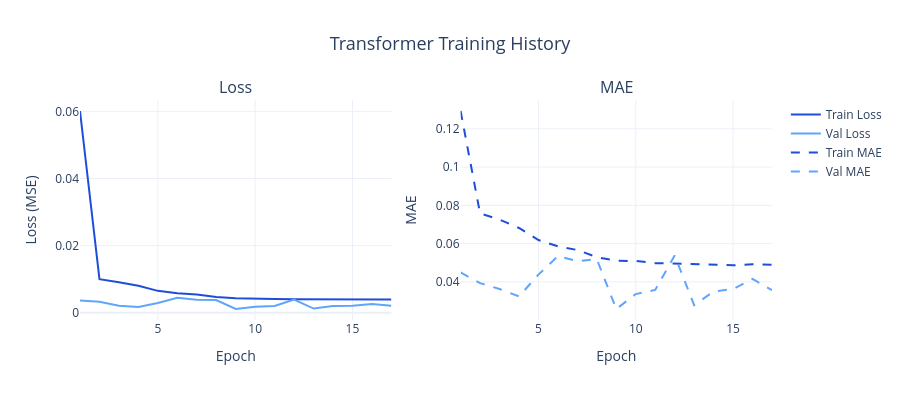
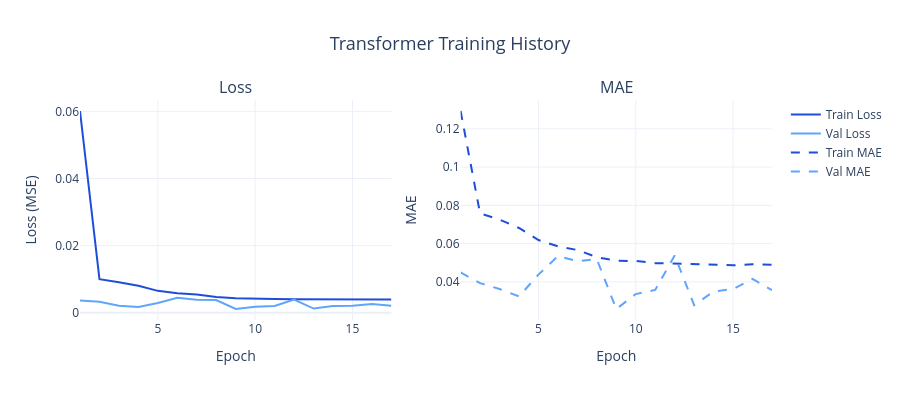

The cell these charts' notebook holds for them, in order:
### Markdown cell above
Comparing the Transformer's training curves against the LSTM's reveals architectural differences in practice: convergence speed (Transformers often converge faster), smoothness (attention-based models can exhibit more oscillation), and the extent to which validation loss tracks training loss (a proxy for generalization).

### Code cell
plots.plot_training_history(transformer_history.history, title='Transformer Training History')

### Figure 1 — Plotly figure (JSON) as saved in the notebook; plotly's stock layout.template omitted (floating-point values rounded to 4 significant figures)
{"data": [{"line": {"color": "#1D4ED8", "width": 2}, "mode": "lines", "name": "Train Loss", "type": "scatter", "x": [1, 2, 3, 4, 5, 6, 7, 8, 9, 10, 11, 12, 13, 14, 15, 16, 17], "xaxis": "x", "y": [0.0601, 0.01, 0.009082, 0.008038, 0.006537, 0.005831, 0.00547, 0.004712, 0.004354, 0.004342, 0.004135, 0.004066, 0.004045, 0.003965, 0.003988, 0.004022, 0.003979], "yaxis": "y"}, {"line": {"color": "#60A5FA", "width": 2}, "mode": "lines", "name": "Val Loss", "type": "scatter", "x": [1, 2, 3, 4, 5, 6, 7, 8, 9, 10, 11, 12, 13, 14, 15, 16, 17], "xaxis": "x", "y": [0.003651, 0.003266, 0.002134, 0.001724, 0.002929, 0.004487, 0.003871, 0.003798, 0.001133, 0.001806, 0.002058, 0.003925, 0.001267, 0.002008, 0.002101, 0.002641, 0.002098], "yaxis": "y"}, {"line": {"color": "#1D4ED8", "dash": "dash", "width": 2}, "mode": "lines", "name": "Train MAE", "type": "scatter", "x": [1, 2, 3, 4, 5, 6, 7, 8, 9, 10, 11, 12, 13, 14, 15, 16, 17], "xaxis": "x2", "y": [0.1293, 0.07577, 0.07259, 0.06818, 0.06189, 0.05857, 0.05666, 0.0529, 0.051, 0.05093, 0.04978, 0.04957, 0.0492, 0.04878, 0.04867, 0.0492, 0.04894], "yaxis": "y2"}, {"line": {"color": "#60A5FA", "dash": "dash", "width": 2}, "mode": "lines", "name": "Val MAE", "type": "scatter", "x": [1, 2, 3, 4, 5, 6, 7, 8, 9, 10, 11, 12, 13, 14, 15, 16, 17], "xaxis": "x2", "y": [0.04492, 0.0393, 0.03624, 0.03239, 0.04379, 0.05346, 0.05087, 0.05181, 0.0258, 0.03361, 0.0358, 0.05382, 0.02782, 0.03498, 0.03625, 0.04152, 0.03564], "yaxis": "y2"}], "layout": {"annotations": [{"font": {"size": 16}, "showarrow": false, "text": "Loss", "x": 0.225, "xanchor": "center", "xref": "paper", "y": 1, "yanchor": "bottom", "yref": "paper"}, {"font": {"size": 16}, "showarrow": false, "text": "MAE", "x": 0.775, "xanchor": "center", "xref": "paper", "y": 1, "yanchor": "bottom", "yref": "paper"}], "height": 400, "hovermode": "x unified", "title": {"font": {"size": 18}, "text": "Transformer Training History", "x": 0.5, "xanchor": "center"}, "xaxis": {"anchor": "y", "domain": [0, 0.45], "title": {"text": "Epoch"}}, "xaxis2": {"anchor": "y2", "domain": [0.55, 1], "title": {"text": "Epoch"}}, "yaxis": {"anchor": "x", "domain": [0, 1], "title": {"text": "Loss (MSE)"}}, "yaxis2": {"anchor": "x2", "domain": [0, 1], "title": {"text": "MAE"}}}}

### Figure 2 — Plotly figure (JSON) as saved in the notebook; plotly's stock layout.template omitted (floating-point values rounded to 4 significant figures)
{"data": [{"line": {"color": "#1D4ED8", "width": 2}, "mode": "lines", "name": "Train Loss", "type": "scatter", "x": [1, 2, 3, 4, 5, 6, 7, 8, 9, 10, 11, 12, 13, 14, 15, 16, 17], "xaxis": "x", "y": [0.0601, 0.01, 0.009082, 0.008038, 0.006537, 0.005831, 0.00547, 0.004712, 0.004354, 0.004342, 0.004135, 0.004066, 0.004045, 0.003965, 0.003988, 0.004022, 0.003979], "yaxis": "y"}, {"line": {"color": "#60A5FA", "width": 2}, "mode": "lines", "name": "Val Loss", "type": "scatter", "x": [1, 2, 3, 4, 5, 6, 7, 8, 9, 10, 11, 12, 13, 14, 15, 16, 17], "xaxis": "x", "y": [0.003651, 0.003266, 0.002134, 0.001724, 0.002929, 0.004487, 0.003871, 0.003798, 0.001133, 0.001806, 0.002058, 0.003925, 0.001267, 0.002008, 0.002101, 0.002641, 0.002098], "yaxis": "y"}, {"line": {"color": "#1D4ED8", "dash": "dash", "width": 2}, "mode": "lines", "name": "Train MAE", "type": "scatter", "x": [1, 2, 3, 4, 5, 6, 7, 8, 9, 10, 11, 12, 13, 14, 15, 16, 17], "xaxis": "x2", "y": [0.1293, 0.07577, 0.07259, 0.06818, 0.06189, 0.05857, 0.05666, 0.0529, 0.051, 0.05093, 0.04978, 0.04957, 0.0492, 0.04878, 0.04867, 0.0492, 0.04894], "yaxis": "y2"}, {"line": {"color": "#60A5FA", "dash": "dash", "width": 2}, "mode": "lines", "name": "Val MAE", "type": "scatter", "x": [1, 2, 3, 4, 5, 6, 7, 8, 9, 10, 11, 12, 13, 14, 15, 16, 17], "xaxis": "x2", "y": [0.04492, 0.0393, 0.03624, 0.03239, 0.04379, 0.05346, 0.05087, 0.05181, 0.0258, 0.03361, 0.0358, 0.05382, 0.02782, 0.03498, 0.03625, 0.04152, 0.03564], "yaxis": "y2"}], "layout": {"annotations": [{"font": {"size": 16}, "showarrow": false, "text": "Loss", "x": 0.225, "xanchor": "center", "xref": "paper", "y": 1, "yanchor": "bottom", "yref": "paper"}, {"font": {"size": 16}, "showarrow": false, "text": "MAE", "x": 0.775, "xanchor": "center", "xref": "paper", "y": 1, "yanchor": "bottom", "yref": "paper"}], "height": 400, "hovermode": "x unified", "title": {"font": {"size": 18}, "text": "Transformer Training History", "x": 0.5, "xanchor": "center"}, "xaxis": {"anchor": "y", "domain": [0, 0.45], "title": {"text": "Epoch"}}, "xaxis2": {"anchor": "y2", "domain": [0.55, 1], "title": {"text": "Epoch"}}, "yaxis": {"anchor": "x", "domain": [0, 1], "title": {"text": "Loss (MSE)"}}, "yaxis2": {"anchor": "x2", "domain": [0, 1], "title": {"text": "MAE"}}}}
